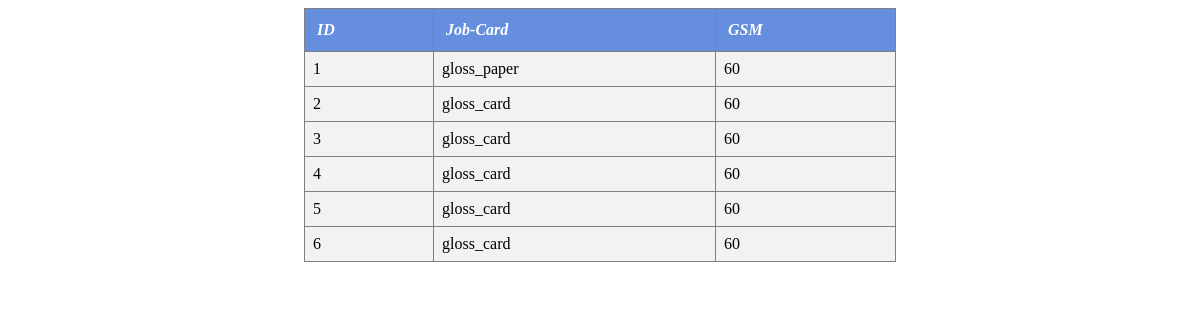
Page /table_jobcard_refer.php on the committed database.
### tables this page shows
CREATE TABLE `job_card` (
  `card_id` int(255) NOT NULL,
  `name` varchar(255) NOT NULL,
  `gsm` int(255) NOT NULL,
  `length` int(255) NOT NULL,
  `width` int(255) NOT NULL,
  `num_of_cards` int(255) NOT NULL,
  `cost` float NOT NULL
);

### table_jobcard_refer.php (the view, shortened to what this page needs)
<?php
$connection = mysqli_connect('localhost','root','','loginsystem');
$sql = "SELECT * FROM job_card";
$records = mysqli_query($connection,$sql);
?>
<HTML>
<HEAD>
</HEAD>
<BODY bgcolor='white'>
<TABLE width == '600' broder = '1' cellpaddin='2' cellspacing='2' rules = "all" frame = "border" bgcolor='white' align='center'>
<tr  bgcolor="yellow">
	<th>ID</th>
	<th>Job-Card</th>
	<th>GSM</th>
<tr>
<?php
while($response = mysqli_fetch_assoc($records))
{
echo "<tr>";
	echo "<td>".$response['card_id']."</td>";
	echo "<td>".$response['name']."</td>";
	echo "<td>".$response['gsm']."</td>";
echo "<tr>";
}
?>
</table>
</body>
</html>

### table_jobcard_refer.php (style rules this page uses)
table { border-collapse: collapse; width: 50%; }
td { font-family: "Times new roman"; text-align: left; padding: 8px; }
tr:nth-child(odd) { background-color:#f2f2f2 }
th { font-family: "Times new roman"; font-style: oblique; text-align: left; padding: 12px; background-color: #658EDF; color: white; }

### rows in the picture
job_card: card_id "1", name "gloss_paper", gsm "60"
job_card: card_id "2", name "gloss_card", gsm "60"
job_card: card_id "3", name "gloss_card", gsm "60"
job_card: card_id "4", name "gloss_card", gsm "60"
job_card: card_id "5", name "gloss_card", gsm "60"
job_card: card_id "6", name "gloss_card", gsm "60"
